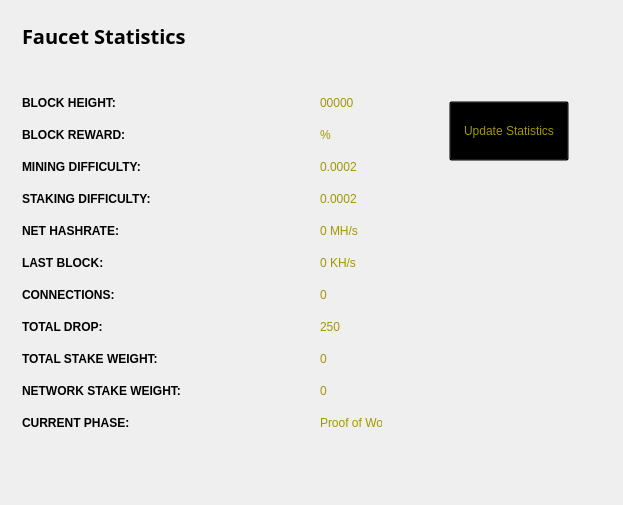
<?xml version="1.0" encoding="UTF-8"?>
<ui version="4.0">
 <class>StatisticsPage</class>
 <widget class="QWidget" name="StatisticsPage">
  <property name="windowModality">
   <enum>Qt::NonModal</enum>
  </property>
  <property name="geometry">
   <rect>
    <x>0</x>
    <y>0</y>
    <width>623</width>
    <height>505</height>
   </rect>
  </property>
  <property name="windowTitle">
   <string>Digging</string>
  </property>
  <property name="styleSheet">
   <string notr="true">color:#ffffff;
font-family:'Open Sans,sans-serif';</string>
  </property>
  <layout class="QGridLayout" name="gridLayout">
   <property name="sizeConstraint">
    <enum>QLayout::SetMaximumSize</enum>
   </property>
   <item row="0" column="1">
    <widget class="QFrame" name="frame">
     <property name="minimumSize">
      <size>
       <width>213</width>
       <height>0</height>
      </size>
     </property>
     <property name="frameShape">
      <enum>QFrame::NoFrame</enum>
     </property>
     <property name="frameShadow">
      <enum>QFrame::Raised</enum>
     </property>
     <widget class="QPushButton" name="startButton">
      <property name="geometry">
       <rect>
        <x>50</x>
        <y>90</y>
        <width>120</width>
        <height>60</height>
       </rect>
      </property>
      <property name="sizePolicy">
       <sizepolicy hsizetype="Fixed" vsizetype="Fixed">
        <horstretch>0</horstretch>
        <verstretch>0</verstretch>
       </sizepolicy>
      </property>
      <property name="minimumSize">
       <size>
        <width>120</width>
        <height>60</height>
       </size>
      </property>
      <property name="styleSheet">
       <string notr="true">background:transparent; color: rgb(162, 151, 0);</string>
      </property>
      <property name="text">
       <string>Update Statistics</string>
      </property>
     </widget>
    </widget>
   </item>
   <item row="0" column="0">
    <widget class="QFrame" name="gridFrame_2">
     <layout class="QGridLayout" name="gridLayout_4">
      <item row="3" column="0">
       <layout class="QFormLayout" name="formLayout_2">
        <property name="fieldGrowthPolicy">
         <enum>QFormLayout::FieldsStayAtSizeHint</enum>
        </property>
        <property name="horizontalSpacing">
         <number>139</number>
        </property>
        <property name="verticalSpacing">
         <number>18</number>
        </property>
        <property name="rightMargin">
         <number>0</number>
        </property>
        <item row="1" column="0">
         <widget class="QLabel" name="label_14">
          <property name="styleSheet">
           <string notr="true">color: rgb(162, 151, 0);</string>
          </property>
          <property name="text">
           <string>&lt;html&gt;&lt;head/&gt;&lt;body&gt;&lt;p&gt;&lt;span style=&quot; font-weight:600; color: rgb(0, 0, 0);;&quot;&gt;BLOCK HEIGHT:&lt;/span&gt;&lt;/p&gt;&lt;/body&gt;&lt;/html&gt;</string>
          </property>
         </widget>
        </item>
        <item row="1" column="1">
         <widget class="QLabel" name="heightBox">
          <property name="styleSheet">
           <string notr="true">color: rgb(162, 151, 0);</string>
          </property>
          <property name="text">
           <string>00000</string>
          </property>
         </widget>
        </item>
        <item row="2" column="0">
         <widget class="QLabel" name="label_12">
          <property name="styleSheet">
           <string notr="true">color: rgb(0, 0, 0);</string>
          </property>
          <property name="text">
           <string>&lt;html&gt;&lt;head/&gt;&lt;body&gt;&lt;p&gt;&lt;span style=&quot; font-weight:600; color: rgb(0, 0, 0);;&quot;&gt;BLOCK REWARD:&lt;/span&gt;&lt;/p&gt;&lt;/body&gt;&lt;/html&gt;</string>
          </property>
         </widget>
        </item>
        <item row="2" column="1">
         <widget class="QLabel" name="rewardBox">
          <property name="styleSheet">
           <string notr="true">color: rgb(162, 151, 0);</string>
          </property>
          <property name="text">
           <string>%</string>
          </property>
         </widget>
        </item>
        <item row="3" column="0">
         <widget class="QLabel" name="label_13">
          <property name="styleSheet">
           <string notr="true">color: rgb(0, 0, 0);</string>
          </property>
          <property name="text">
           <string>&lt;html&gt;&lt;head/&gt;&lt;body&gt;&lt;p&gt;&lt;span style=&quot; font-weight:600; color: rgb(0, 0, 0);;&quot;&gt;MINING DIFFICULTY:&lt;/span&gt;&lt;/p&gt;&lt;/body&gt;&lt;/html&gt;</string>
          </property>
         </widget>
        </item>
        <item row="3" column="1">
         <widget class="QLabel" name="diffBox">
          <property name="styleSheet">
           <string notr="true">color: rgb(162, 151, 0);</string>
          </property>
          <property name="text">
           <string>0.0002</string>
          </property>
         </widget>
        </item>
        <item row="4" column="0">
         <widget class="QLabel" name="label_9">
          <property name="styleSheet">
           <string notr="true">color: rgb(0, 0, 0);</string>
          </property>
          <property name="text">
           <string>&lt;html&gt;&lt;head/&gt;&lt;body&gt;&lt;p&gt;&lt;span style=&quot; font-weight:600; color: rgb(0, 0, 0);;&quot;&gt;STAKING DIFFICULTY:&lt;/span&gt;&lt;/p&gt;&lt;/body&gt;&lt;/html&gt;</string>
          </property>
         </widget>
        </item>
        <item row="4" column="1">
         <widget class="QLabel" name="diffBox2">
          <property name="styleSheet">
           <string notr="true">color: rgb(162, 151, 0);</string>
          </property>
          <property name="text">
           <string>0.0002</string>
          </property>
         </widget>
        </item>
        <item row="5" column="1">
         <widget class="QLabel" name="pawrateBox">
          <property name="styleSheet">
           <string notr="true">color: rgb(162, 151, 0);</string>
          </property>
          <property name="text">
           <string>0 MH/s</string>
          </property>
         </widget>
        </item>
        <item row="6" column="0">
         <widget class="QLabel" name="label3_2">
          <property name="sizePolicy">
           <sizepolicy hsizetype="Preferred" vsizetype="Maximum">
            <horstretch>0</horstretch>
            <verstretch>0</verstretch>
           </sizepolicy>
          </property>
          <property name="styleSheet">
           <string notr="true">color: rgb(0, 0, 0);</string>
          </property>
          <property name="text">
           <string>&lt;html&gt;&lt;head/&gt;&lt;body&gt;&lt;p&gt;&lt;span style=&quot; font-weight:600; color: rgb(0, 0, 0);;&quot;&gt;LAST BLOCK:&lt;/span&gt;&lt;/p&gt;&lt;/body&gt;&lt;/html&gt;</string>
          </property>
         </widget>
        </item>
        <item row="6" column="1">
         <widget class="QLabel" name="localBox">
          <property name="styleSheet">
           <string notr="true">color: rgb(162, 151, 0);</string>
          </property>
          <property name="text">
           <string>0 KH/s</string>
          </property>
         </widget>
        </item>
        <item row="7" column="0">
         <widget class="QLabel" name="label1_2">
          <property name="styleSheet">
           <string notr="true">color: rgb(0, 0, 0);</string>
          </property>
          <property name="text">
           <string>&lt;html&gt;&lt;head/&gt;&lt;body&gt;&lt;p&gt;&lt;span style=&quot; font-weight:600; color: rgb(0, 0, 0);;&quot;&gt;CONNECTIONS:&lt;/span&gt;&lt;/p&gt;&lt;/body&gt;&lt;/html&gt;</string>
          </property>
         </widget>
        </item>
        <item row="7" column="1">
         <widget class="QLabel" name="connectionBox">
          <property name="styleSheet">
           <string notr="true">color: rgb(162, 151, 0);</string>
          </property>
          <property name="text">
           <string>0</string>
          </property>
         </widget>
        </item>
        <item row="8" column="0">
         <widget class="QLabel" name="label_8">
          <property name="styleSheet">
           <string notr="true">color: rgb(0, 0, 0);</string>
          </property>
          <property name="text">
           <string>&lt;html&gt;&lt;head/&gt;&lt;body&gt;&lt;p&gt;&lt;span style=&quot; font-weight:600; color: rgb(0, 0, 0);;&quot;&gt;TOTAL DROP:&lt;/span&gt;&lt;/p&gt;&lt;/body&gt;&lt;/html&gt;</string>
          </property>
         </widget>
        </item>
        <item row="8" column="1">
         <widget class="QLabel" name="volumeBox">
          <property name="styleSheet">
           <string notr="true">color: rgb(162, 151, 0);</string>
          </property>
          <property name="text">
           <string>250</string>
          </property>
         </widget>
        </item>
        <item row="9" column="0">
         <widget class="QLabel" name="label_10">
          <property name="styleSheet">
           <string notr="true">color: rgb(0, 0, 0);</string>
          </property>
          <property name="text">
           <string>&lt;html&gt;&lt;head/&gt;&lt;body&gt;&lt;p&gt;&lt;span style=&quot; font-weight:600; color: rgb(0, 0, 0);;&quot;&gt;TOTAL STAKE WEIGHT:&lt;/span&gt;&lt;/p&gt;&lt;/body&gt;&lt;/html&gt;</string>
          </property>
         </widget>
        </item>
        <item row="9" column="1">
         <widget class="QLabel" name="minBox">
          <property name="styleSheet">
           <string notr="true">color: rgb(162, 151, 0);</string>
          </property>
          <property name="text">
           <string>0</string>
          </property>
         </widget>
        </item>
        <item row="10" column="0">
         <widget class="QLabel" name="label_11">
          <property name="styleSheet">
           <string notr="true">color: rgb(0, 0, 0);</string>
          </property>
          <property name="text">
           <string>&lt;html&gt;&lt;head/&gt;&lt;body&gt;&lt;p&gt;&lt;span style=&quot; font-weight:600; color: rgb(0, 0, 0);;&quot;&gt;NETWORK STAKE WEIGHT:&lt;/span&gt;&lt;/p&gt;&lt;/body&gt;&lt;/html&gt;</string>
          </property>
         </widget>
        </item>
        <item row="10" column="1">
         <widget class="QLabel" name="maxBox">
          <property name="styleSheet">
           <string notr="true">color: rgb(162, 151, 0);</string>
          </property>
          <property name="text">
           <string>0</string>
          </property>
         </widget>
        </item>
        <item row="11" column="0">
         <widget class="QLabel" name="label_15">
          <property name="styleSheet">
           <string notr="true">color: rgb(0, 0, 0);</string>
          </property>
          <property name="text">
           <string>&lt;html&gt;&lt;head/&gt;&lt;body&gt;&lt;p&gt;&lt;span style=&quot; font-weight:600; color: rgb(0, 0, 0);;&quot;&gt;CURRENT PHASE:&lt;/span&gt;&lt;/p&gt;&lt;/body&gt;&lt;/html&gt;</string>
          </property>
         </widget>
        </item>
        <item row="11" column="1">
         <widget class="QLabel" name="cBox">
          <property name="styleSheet">
           <string notr="true">color: rgb(162, 151, 0);</string>
          </property>
          <property name="text">
           <string>Proof of Work</string>
          </property>
         </widget>
        </item>
        <item row="5" column="0">
         <widget class="QLabel" name="label_16">
          <property name="styleSheet">
           <string notr="true">color: rgb(0, 0, 0);</string>
          </property>
          <property name="text">
           <string>&lt;html&gt;&lt;head/&gt;&lt;body&gt;&lt;p&gt;&lt;span style=&quot; font-weight:600; color: rgb(0, 0, 0);;&quot;&gt;NET HASHRATE:&lt;/span&gt;&lt;/p&gt;&lt;/body&gt;&lt;/html&gt;</string>
          </property>
         </widget>
        </item>
       </layout>
      </item>
      <item row="1" column="0">
       <layout class="QHBoxLayout" name="horizontalLayout_4">
        <property name="spacing">
         <number>7</number>
        </property>
        <item>
         <widget class="QLabel" name="label_5">
          <property name="font">
           <font>
            <family>Open Sans,sans-serif</family>
           </font>
          </property>
          <property name="styleSheet">
           <string notr="true">color: rgb(162, 151, 0);</string>
          </property>
          <property name="text">
           <string>&lt;html&gt;&lt;head/&gt;&lt;body&gt;&lt;p&gt;&lt;span style=&quot; font-size:20px; font-weight:600; color: rgb(0, 0, 0);;&quot;&gt;Faucet Statistics&lt;/span&gt;&lt;/p&gt;&lt;/body&gt;&lt;/html&gt;</string>
          </property>
         </widget>
        </item>
        <item>
         <spacer name="horizontalSpacer_2">
          <property name="orientation">
           <enum>Qt::Horizontal</enum>
          </property>
          <property name="sizeHint" stdset="0">
           <size>
            <width>40</width>
            <height>20</height>
           </size>
          </property>
         </spacer>
        </item>
       </layout>
      </item>
      <item row="2" column="0">
       <spacer name="verticalSpacer_2">
        <property name="orientation">
         <enum>Qt::Vertical</enum>
        </property>
        <property name="sizeHint" stdset="0">
         <size>
          <width>20</width>
          <height>40</height>
         </size>
        </property>
       </spacer>
      </item>
     </layout>
    </widget>
   </item>
   <item row="1" column="0">
    <spacer name="verticalSpacer">
     <property name="orientation">
      <enum>Qt::Vertical</enum>
     </property>
     <property name="sizeHint" stdset="0">
      <size>
       <width>20</width>
       <height>40</height>
      </size>
     </property>
    </spacer>
   </item>
  </layout>
 </widget>
 <layoutdefault spacing="6" margin="11"/>
 <resources/>
 <connections/>
</ui>
